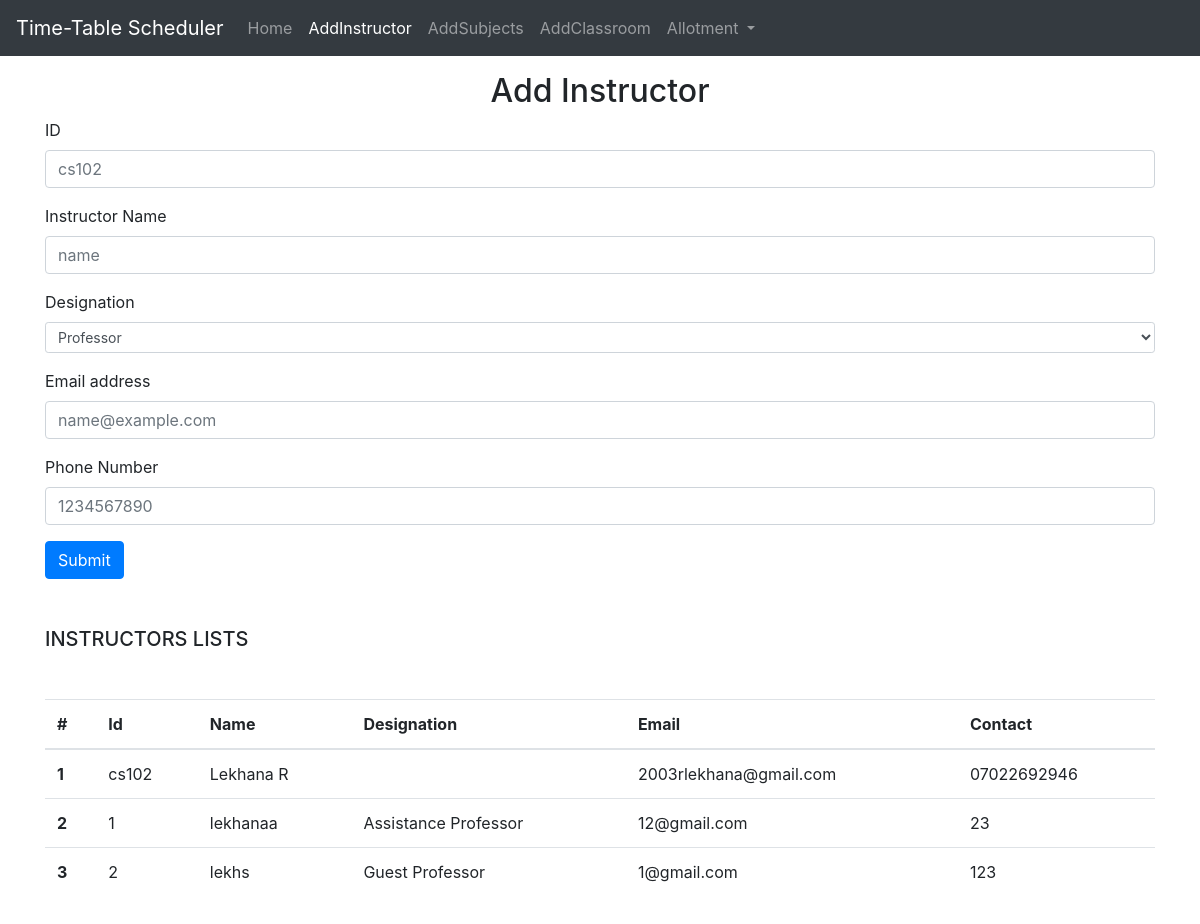
Page /addinstructor on the earlier database version.
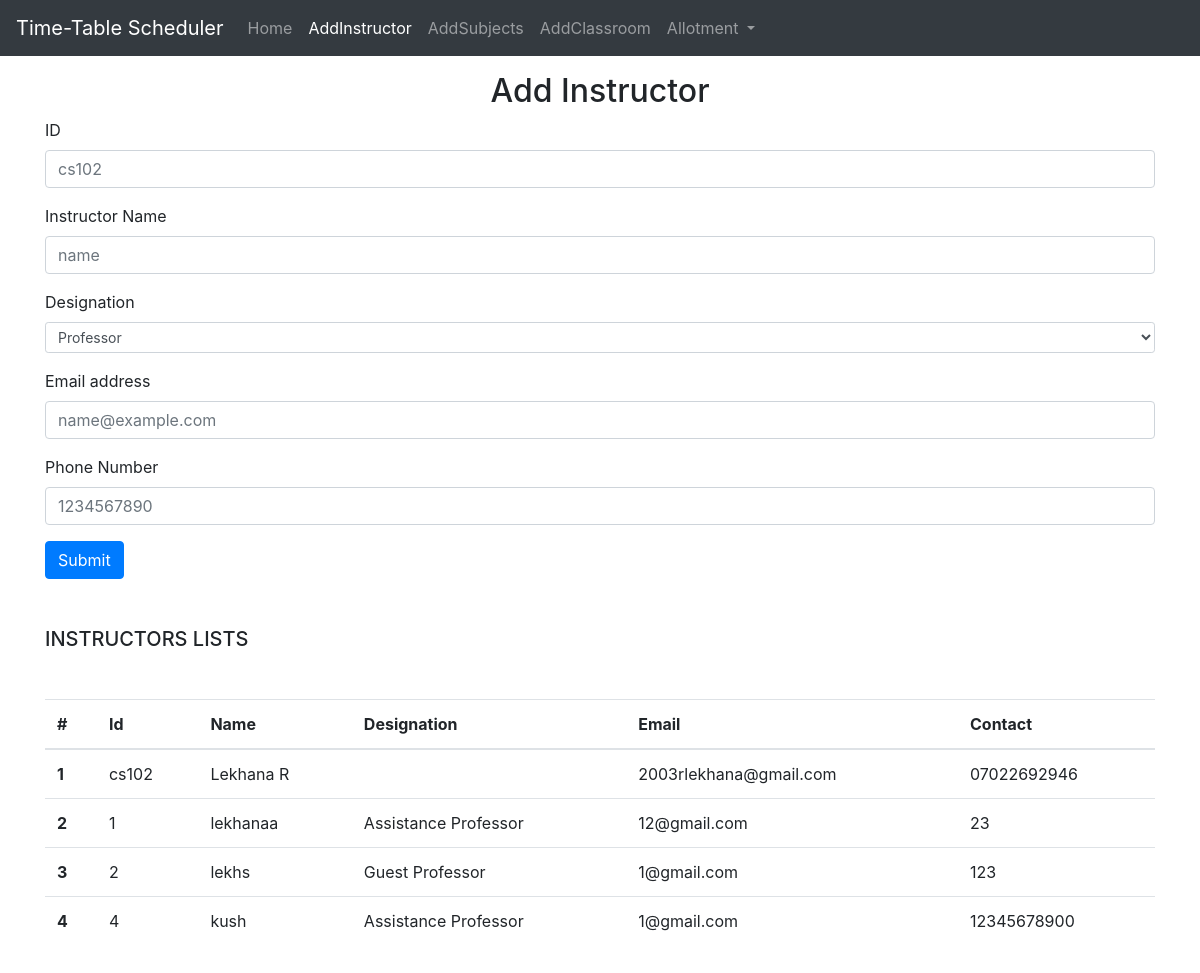
Same page on the later database version.
### home/models.py (models this page shows, shortened)
class instructor(models.Model):
      instructorid = models.CharField(primary_key=True,max_length=10)
      name = models.CharField(max_length=100)
      designation = models.CharField(max_length=50)
      email = models.EmailField()
      phone = models.CharField(max_length=15)

### home/views.py (the view, shortened to what this page needs)
# urls.py: path('addinstructor',views.addinstructor,name="addinstructor"),
def addinstructor(request):
    context = {'success': False}
    allinst = instructor.objects.all()
    context['addinstructor'] = allinst
    return render(request, 'addinstructor.html', context)

### templates/addinstructor.html (shortened to what this page needs)
<!DOCTYPE html>
<html lang="en">
  <head>
    <link
      rel="stylesheet"
      href="https://cdn.jsdelivr.net/npm/bootstrap@4.3.1/dist/css/bootstrap.min.css"
    />
  </head>
  <body>
    <nav class="navbar navbar-expand-lg navbar-dark bg-dark">
      <a class="navbar-brand" href="#">Time-Table Scheduler</a>
      <div class="collapse navbar-collapse" id="navbarSupportedContent">
        <ul class="navbar-nav mr-auto">
          <li class="nav-item ">
            <a class="nav-link" href="/home"
              >Home <span class="sr-only">(current)</span></a
            >
          </li>
          <li class="nav-item active">
            <a class="nav-link" href="/addinstructor">AddInstructor</a>
          </li>
          <li class="nav-item">
            <a class="nav-link" href="/addsubjects">AddSubjects</a>
          </li>
        <li class="nav-item ">
          <a class="nav-link" href="/addclassroom">AddClassroom</a>
        </li>
        <li class="nav-item dropdown">
          <a class="nav-link dropdown-toggle" href="#" id="navbarDropdown" role="button" data-toggle="dropdown" aria-haspopup="true" aria-expanded="false">
            Allotment          </a>
        </li>
        </ul>
      </div>
    </nav>
    <div class= "container my-3">
        <h2 class="text-center">Add Instructor </h2>
        <form action="/addinstructor" method="post">
            <div class="form-group">
              <label for="name">ID</label>
              <input type="text" class="form-control" id="instructorid" name="instructorid" placeholder="cs102">
            </div>
            <div class="form-group">
              <label for="name">Instructor Name</label>
              <input type="text" class="form-control" id="name" name="name" placeholder="name">
            </div>
            <div class="form-group">
                <label for="designation">Designation</label>
                <select class="form-control form-control-sm" name="designation">
                    <option>Professor</option>
                </select>
                </div>
            <div class="form-group">
                <label for="exampleFormControlInput1">Email address</label>
                <input type="email" class="form-control" id="email" name="email" placeholder="name@example.com">
              </div>
              <div class="form-group">
                <label for="phone">Phone Number</label>
                <input type="phone" class="form-control" id="phone" name="phone" placeholder="1234567890">
              </div>
            <button type="submit" class="btn btn-primary">Submit</button>
          </form>
      </div>
      <div class="container my-5">
        <h5>INSTRUCTORS LISTS</h5>
        <table class="table my-5">
          <thead>
            <tr>
              <th scope="col">#</th>
              <th scope="col">Id</th>
              <th scope="col">Name</th>
              <th scope="col">Designation</th>
              <th scope="col">Email</th>
              <th scope="col">Contact</th>
            </tr>
          </thead>
          {% for instructor in addinstructor %}
          <tr>
              <th scope="row">{{ forloop.counter }}</th>
              <td>{{ instructor.instructorid }}</td>
              <td>{{ instructor.name }}</td>
              <td>{{ instructor.designation}}</td>
              <td>{{ instructor.email }}</td>
              <td>{{ instructor.phone}}</td>
          </tr>
          {% endfor %}
        </table>
      </div>
  </body>
</html>

Differences in the rows shown:
added instructor: instructorid "4", name "kush", designation "Assistance Professor", email "1@gmail.com", phone "12345678900"
